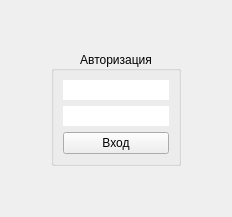
      <widget class="QWidget" name="login">
       <layout class="QGridLayout" name="gridLayout">
        <item row="0" column="1">
         <spacer name="verticalSpacer">
          <property name="orientation">
           <enum>Qt::Orientation::Vertical</enum>
          </property>
          <property name="sizeHint" stdset="0">
           <size>
            <width>20</width>
            <height>40</height>
           </size>
          </property>
         </spacer>
        </item>
        <item row="2" column="1">
         <spacer name="verticalSpacer_2">
          <property name="orientation">
           <enum>Qt::Orientation::Vertical</enum>
          </property>
          <property name="sizeHint" stdset="0">
           <size>
            <width>20</width>
            <height>40</height>
           </size>
          </property>
         </spacer>
        </item>
        <item row="1" column="0">
         <spacer name="horizontalSpacer">
          <property name="orientation">
           <enum>Qt::Orientation::Horizontal</enum>
          </property>
          <property name="sizeHint" stdset="0">
           <size>
            <width>40</width>
            <height>20</height>
           </size>
          </property>
         </spacer>
        </item>
        <item row="1" column="1">
         <widget class="QGroupBox" name="groupSignIn">
          <property name="styleSheet">
           <string notr="true"/>
          </property>
          <property name="title">
           <string>Авторизация</string>
          </property>
          <property name="alignment">
           <set>Qt::AlignmentFlag::AlignCenter</set>
          </property>
          <layout class="QVBoxLayout" name="verticalLayout_4">
           <item>
            <widget class="QLineEdit" name="le_login">
             <property name="styleSheet">
              <string notr="true"/>
             </property>
             <property name="inputMethodHints">
              <set>Qt::InputMethodHint::ImhEmailCharactersOnly</set>
             </property>
             <property name="text">
              <string/>
             </property>
             <property name="maxLength">
              <number>39</number>
             </property>
             <property name="frame">
              <bool>false</bool>
             </property>
             <property name="alignment">
              <set>Qt::AlignmentFlag::AlignCenter</set>
             </property>
            </widget>
           </item>
           <item>
            <widget class="QLineEdit" name="le_password">
             <property name="styleSheet">
              <string notr="true"/>
             </property>
             <property name="inputMethodHints">
              <set>Qt::InputMethodHint::ImhHiddenText|Qt::InputMethodHint::ImhNoAutoUppercase|Qt::InputMethodHint::ImhNoPredictiveText|Qt::InputMethodHint::ImhSensitiveData</set>
             </property>
             <property name="maxLength">
              <number>39</number>
             </property>
             <property name="frame">
              <bool>false</bool>
             </property>
             <property name="echoMode">
              <enum>QLineEdit::EchoMode::Password</enum>
             </property>
             <property name="alignment">
              <set>Qt::AlignmentFlag::AlignCenter</set>
             </property>
             <property name="clearButtonEnabled">
              <bool>false</bool>
             </property>
            </widget>
           </item>
           <item>
            <widget class="QPushButton" name="btn_sign_in">
             <property name="styleSheet">
              <string notr="true"/>
             </property>
             <property name="text">
              <string>Вход</string>
             </property>
            </widget>
           </item>
          </layout>
         </widget>
        </item>
        <item row="1" column="2">
         <spacer name="horizontalSpacer_2">
          <property name="orientation">
           <enum>Qt::Orientation::Horizontal</enum>
          </property>
          <property name="sizeHint" stdset="0">
           <size>
            <width>40</width>
            <height>20</height>
           </size>
          </property>
         </spacer>
        </item>
       </layout>
      </widget>
